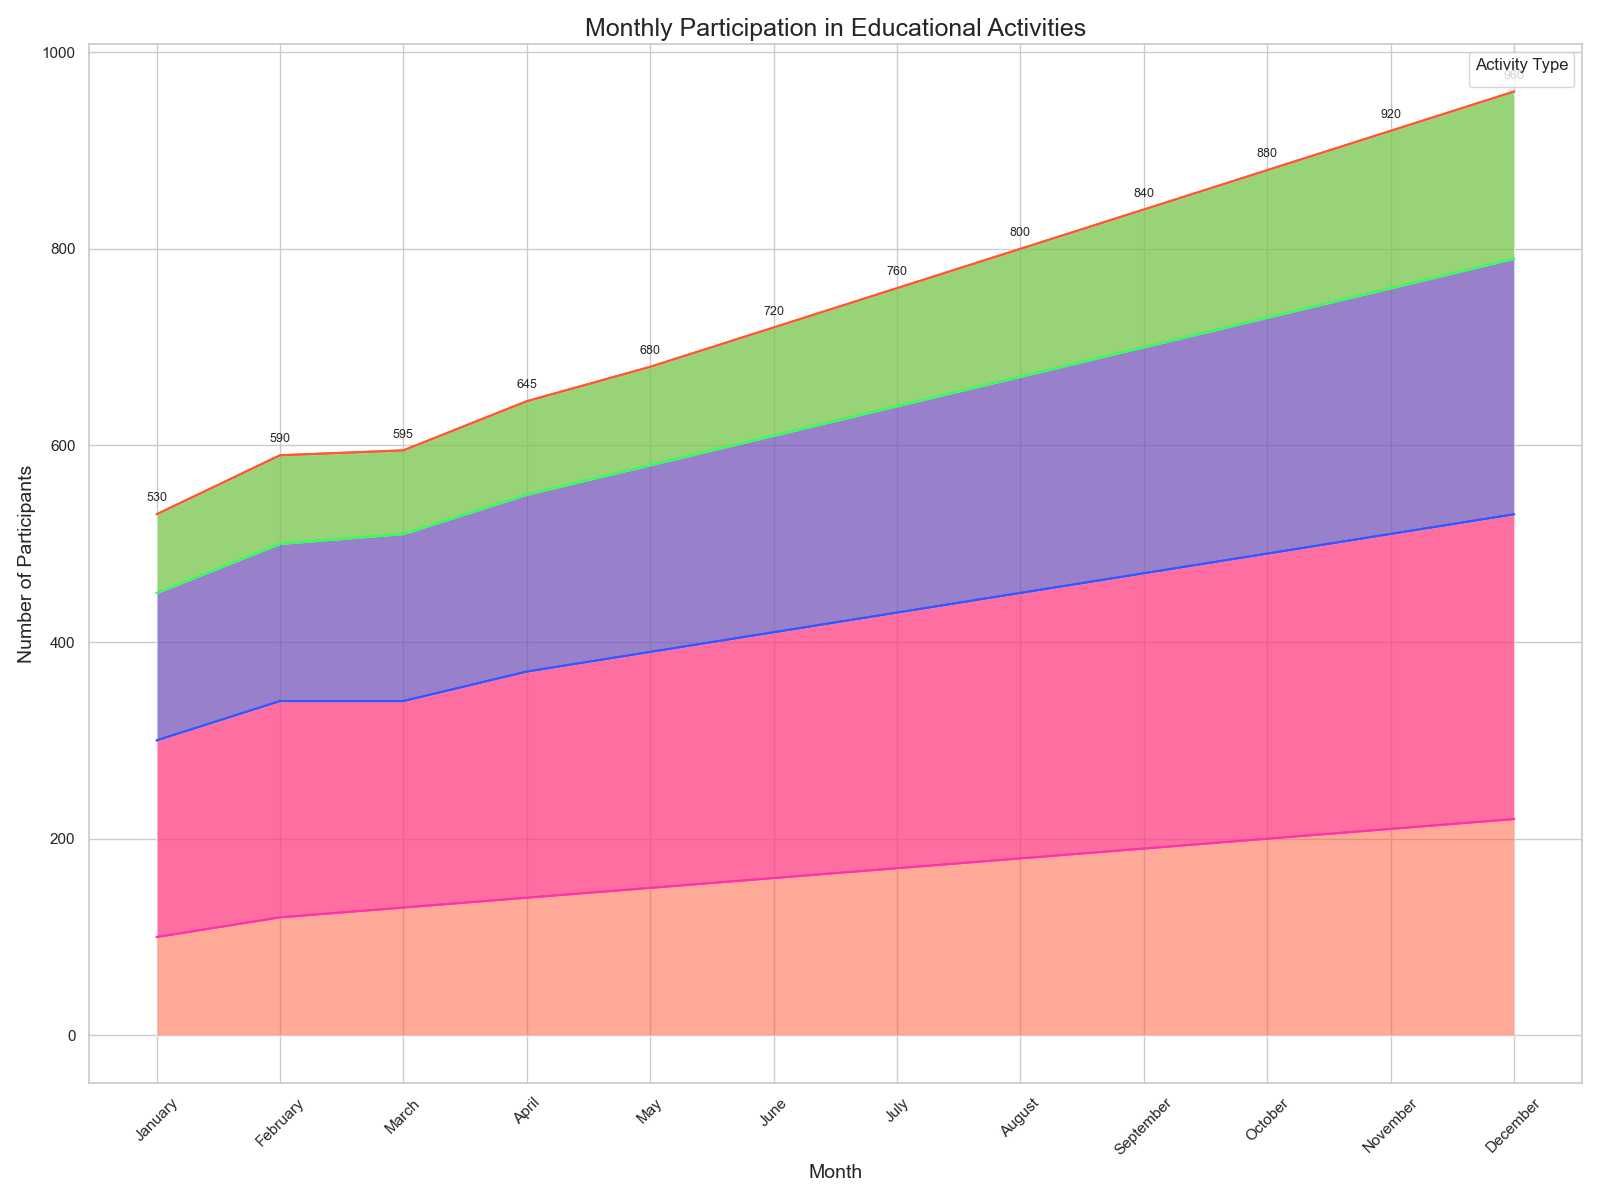

Write Python code to recreate this figure.

import pandas as pd
import seaborn as sns
import matplotlib.pyplot as plt

# Data in a Python dictionary
data = {
    'Month': ['January', 'February', 'March', 'April', 'May', 'June', 'July', 'August', 'September', 'October', 'November', 'December'],
    'Online Courses': [100, 120, 130, 140, 150, 160, 170, 180, 190, 200, 210, 220],
    'Workshops': [200, 220, 210, 230, 240, 250, 260, 270, 280, 290, 300, 310],
    'Seminars': [150, 160, 170, 180, 190, 200, 210, 220, 230, 240, 250, 260],
    'Self-Study': [80, 90, 85, 95, 100, 110, 120, 130, 140, 150, 160, 170]
}

# Create a DataFrame
df = pd.DataFrame(data)
df.index = df['Month']
df.drop('Month', axis=1, inplace=True)

# Plotting the stacked area chart
plt.figure(figsize=(16, 12))
pal = ['#FF5733', '#33FF57', '#3357FF', '#FF33A8']

# Cumulate the values
df_cum = df.cumsum(axis=1)

# Plot the categories in reverse order
category_names = df.columns[::-1]
for i, column in enumerate(category_names):
    sns.lineplot(data=df_cum, x=df.index, y=column, color=pal[i])

# Fill the area between the lines
for i, column in enumerate(category_names):
    if i == 0:
        sns.lineplot(data=df_cum, x=df.index, y=column, color=pal[i])
        plt.fill_between(df.index, 0, df_cum[column], facecolor=pal[i], alpha=0.5)
    else:
        sns.lineplot(data=df_cum, x=df.index, y=column, color=pal[i])
        plt.fill_between(df.index, df_cum[category_names[i - 1]], df_cum[column], facecolor=pal[i], alpha=0.5)

# Add annotations
for i, value in enumerate(df_cum['Self-Study']):
    plt.text(i, value + 10, f"{value}", ha='center', va='bottom', fontsize=9)

# Customize the chart
plt.title('Monthly Participation in Educational Activities', fontsize=18)
plt.xticks(rotation=45)
plt.xlabel('Month', fontsize=14)
plt.ylabel('Number of Participants', fontsize=14)
plt.legend(title='Activity Type', loc='upper right')
plt.tight_layout()
plt.show()
